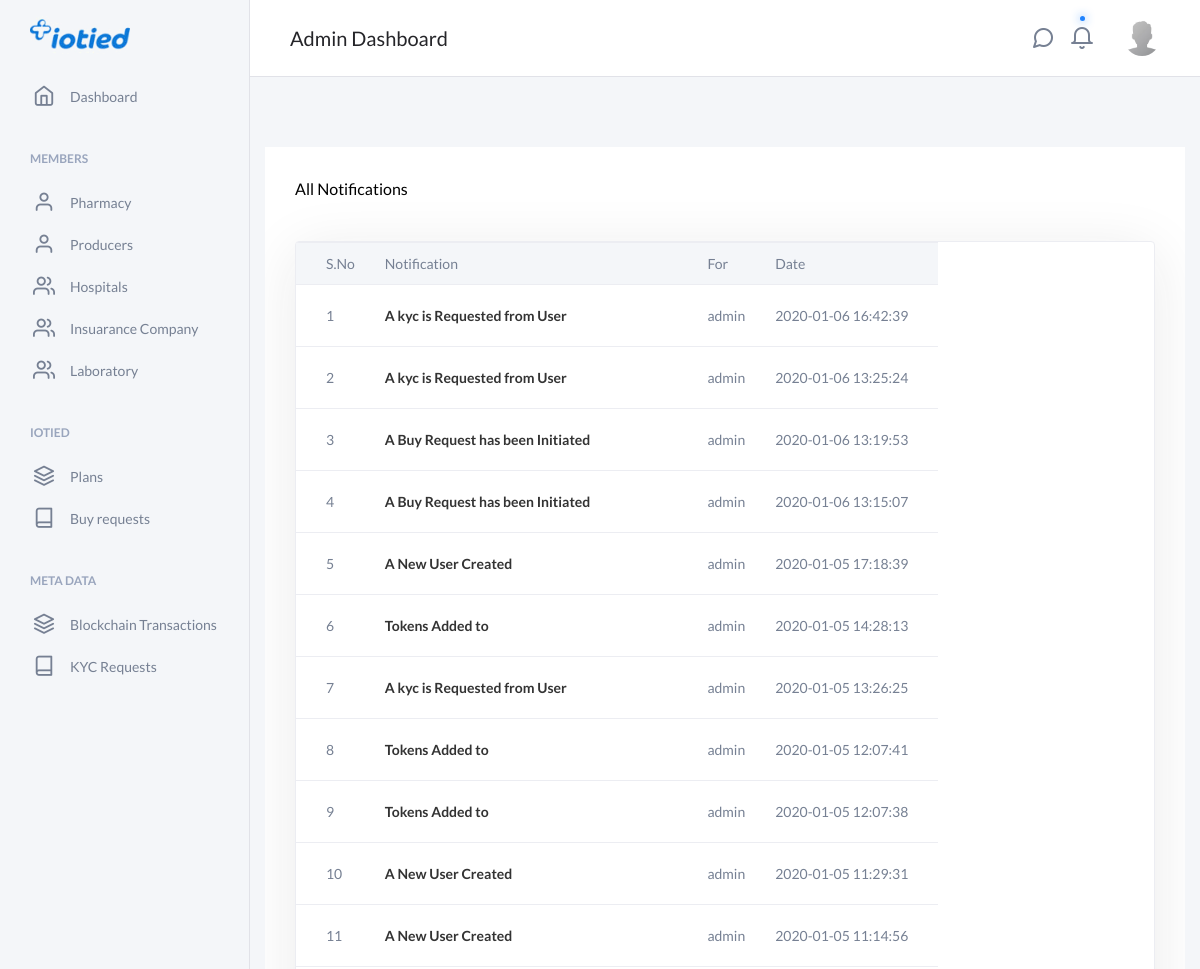
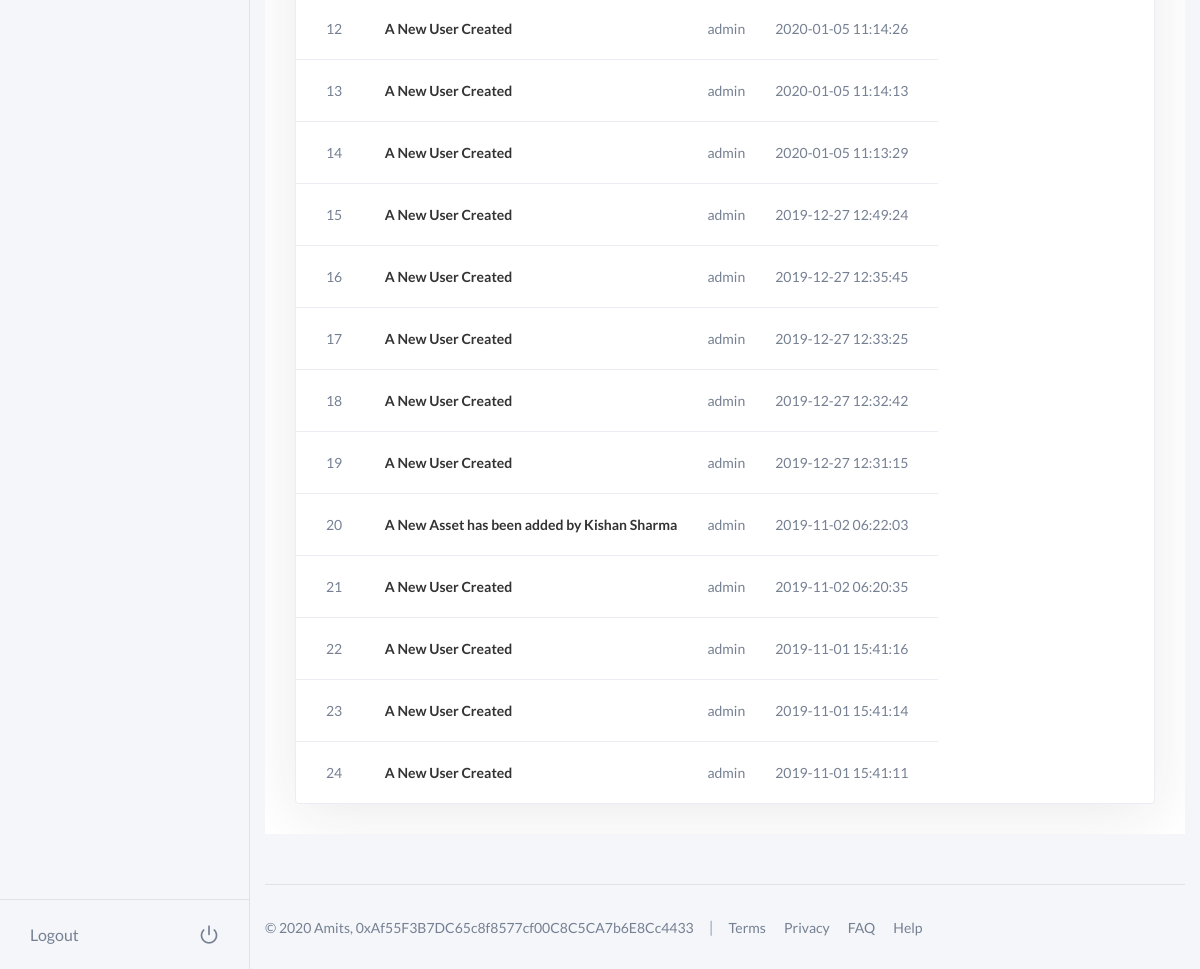
The page /admin/notification.php (signed in) on the database its author committed (2 pictures, top to bottom).
### tables this page shows
CREATE TABLE `notification` (
  `id` int(11) NOT NULL,
  `notification` text NOT NULL,
  `date` timestamp NOT NULL DEFAULT CURRENT_TIMESTAMP ON UPDATE CURRENT_TIMESTAMP,
  `for` varchar(100) NOT NULL DEFAULT '0',
  `user_id` int(11) NOT NULL DEFAULT '0',
  `status` varchar(20) NOT NULL DEFAULT 'Unread'
);

### administrator/function.php (called while the page is built, shortened)
<?php
  function authenticate_admin(){
    if(isset($_SESSION['administrator'], $_SESSION['loged_primitives']))
      {
         include 'connection.php';
          $pdo = new PDO($dsn, $user, $pass, $opt);
          try {
              $stmt = $pdo->prepare('SELECT * FROM administrator_super_user WHERE email = :user');
          } catch(PDOException $ex) {
              echo "An Error occured!";
              print_r($ex->getMessage());
          }
          $stmt->execute(['user' => $_SESSION['administrator']]);
          $administrator = $stmt->fetch();
          $pass = md5($administrator['password']);
           return $administrator;      }
      else
      {
        header('Location:index.php?choice=error&value=Session Out, Please do Login Again.');
      }
       return $administrator;
  }
     function fetch_all_popo($table){
         include 'connection.php';
         $pdo = new PDO($dsn, $user, $pass, $opt);
         try {
            $stmt = $pdo->prepare('SELECT * FROM `'.$table.'` ORDER BY date DESC');
            } catch(PDOException $ex) {
                echo "An Error occured!";
                print_r($ex->getMessage());
            }
            $stmt->execute();
            $user = $stmt->fetchAll();
            return $user;
    }
 function get_data_id_data_alll($table, $limits){
        include 'connection.php';
            $dsn = "mysql:host=$host;dbname=$db;charset=$charset";
            $opt = [
                PDO::ATTR_ERRMODE            => PDO::ERRMODE_EXCEPTION,
                PDO::ATTR_DEFAULT_FETCH_MODE => PDO::FETCH_ASSOC,
                PDO::ATTR_EMULATE_PREPARES   => false,
            ];
        $pdo = new PDO($dsn, $user, $pass, $opt);
      try {
          $stmt = $pdo->prepare('SELECT * FROM `'.$table.'` ORDER BY date DESC LIMIT '.$limits);
      } catch(PDOException $ex) {
          echo "An Error occured!";
          print_r($ex->getMessage());
      }
      $stmt->execute();
      $user = $stmt->fetchAll();
      return $user;
    }
 ?>

### admin/notification.php (the view, shortened to what this page needs)
<?php session_start();
    include '../administrator/connection.php';
    include '../administrator/function.php';
    $pdo_auth = authenticate_admin();
?>
<!doctype html>
<html lang="en">
<head>
    <link rel="stylesheet" href="../css/neat.minc619.css?v=1.0">
  </head>
  <body>
    <div class="o-page">
      <?php include 'sidebar_admin.php'; ?>
      <main class="o-page__content">
        <?php include 'header_admin.php'; ?>
        <div class="container-fluid">
          <div style="padding: 20px;"></div>
          <div class="row" style="min-height: 75vh">
            <div class="col-12">
              <div class="c-table-responsive@wide">
                 <div style="padding: 30px;background-color: #fff;">
                All Notifications </h3>
                  <div style="padding: 20px;"></div>
                   <table class="c-table">
                      <thead class="c-table__head">
                        <tr class="c-table__row">
                          <th class="c-table__cell c-table__cell--head">S.No</th>
                          <th class="c-table__cell c-table__cell--head">Notification</th>
                          <th class="c-table__cell c-table__cell--head">For</th>
                          <th class="c-table__cell c-table__cell--head">Date</th>
                        </tr>
                      </thead>
                      <tbody>
                        <?php
                          $user = fetch_all_popo("notification");
                            $i=1;
                            foreach($user as $key=>$value){
                              echo '<tr class="c-table__row">
                                    <td class="c-table__cell">'.$i.'</td>
                                    <td class="c-table__cell"><b style="color:#333;">'.$value['notification'].'</b></td>
                                    <td class="c-table__cell">'.$value['for'].'</td>
                                    <td class="c-table__cell">'.$value['date'].'</td>
                                  </tr>';
                                $i++;
                          }
                        ?>
                      </tbody>
                    </table>
                 </div>
              </div>
            </div>
          </div>
          <?php include '../footer.php'; ?>
        </div>
      </main>
    </div>
  </body>
</html>

### admin/sidebar_admin.php
<div class="o-page__sidebar js-page-sidebar">
        <aside class="c-sidebar">
          <div class="c-sidebar__brand">
            <a href="#"><img src="../img/logog.png" style="width: 100px;" alt="Iotied"></a>
          </div>
          <div class="c-sidebar__body">
            <ul class="c-sidebar__list">
              <li>
                <a class="c-sidebar__link" href="dashboard.php">
                  <i class="c-sidebar__icon feather icon-home"></i>Dashboard
                </a>
              </li>
            </ul>
            <span class="c-sidebar__title">Members</span>
            <ul class="c-sidebar__list">
              <li>
                <a class="c-sidebar__link" href="view_vendor.php?type=Pharmacy">
                  <i class="c-sidebar__icon feather icon-user"></i>Pharmacy
                </a>
              </li>
              <li>
                <a class="c-sidebar__link" href="view_producers.php">
                  <i class="c-sidebar__icon feather icon-user"></i>Producers
                </a>
              </li>
              <li>
                <a class="c-sidebar__link" href="view_vendor.php?type=Hospital">
                  <i class="c-sidebar__icon feather icon-users"></i>Hospitals
                </a>
              </li>
             <li>
                <a class="c-sidebar__link" href="view_vendor.php?type=Insuarance Company">
                  <i class="c-sidebar__icon feather icon-users"></i>Insuarance Company
                </a>
              </li>
              <li>
                <a class="c-sidebar__link" href="view_vendor.php?type=Laboratory">
                  <i class="c-sidebar__icon feather icon-users"></i>Laboratory
                </a>
              </li>
            </ul>
            <span class="c-sidebar__title">Iotied</span>
            <ul class="c-sidebar__list">
              <li>
                <a class="c-sidebar__link" href="view_plans.php">
                  <i class="c-sidebar__icon feather icon-layers"></i>Plans
                </a>
              </li>
              <li>
                <a class="c-sidebar__link" href="buy_requests.php">
                  <i class="c-sidebar__icon feather icon-book"></i>Buy requests
                </a>
              </li>
            </ul>
            <span class="c-sidebar__title">Meta Data </span>
            <ul class="c-sidebar__list">
              <li>
                <a class="c-sidebar__link" href="transactions.php">
                  <i class="c-sidebar__icon feather icon-layers"></i>Blockchain Transactions
                </a>
              </li>
              <li>
                <a class="c-sidebar__link" href="view_kyc.php">
                  <i class="c-sidebar__icon feather icon-book"></i>KYC Requests
                </a>
              </li>
            </ul>
          </div>
          <a class="c-sidebar__footer" href="logout.php">
            Logout <i class="c-sidebar__footer-icon feather icon-power"></i>
          </a>
        </aside>
      </div>

### admin/header_admin.php (shortened to what this page needs)
<header class="c-navbar u-mb-medium">
          <h2 class="c-navbar__title">Admin Dashboard</h2>
          <div class="c-dropdown dropdown u-mr-small">
            <div class="c-notification dropdown-toggle" id="dropdownMenuToggle1" data-toggle="dropdown" aria-haspopup="true" aria-expanded="false" role="button">
              <i class="c-notification__icon feather icon-message-circle"></i>
            </div>
          </div>
          <div class="c-dropdown dropdown u-mr-medium">
            <div class="c-notification has-indicator dropdown-toggle" id="dropdownMenuToggle2" data-toggle="dropdown" aria-haspopup="true" aria-expanded="false" role="button">
              <i class="c-notification__icon feather icon-bell"></i>
            </div>
              <?php $data = get_data_id_data_alll("notification", 8);
               ?>
          </div>
          <div class="c-dropdown dropdown">
            <div class="c-avatar c-avatar--xsmall dropdown-toggle" id="dropdownMenuAvatar" data-toggle="dropdown" aria-haspopup="true" aria-expanded="false" role="button">
              <img class="c-avatar__img" src="../img/download.jpg" alt="Adam Sandler">
            </div>
          </div>
        </header>

### footer.php
<div class="row">
            <div class="col-12">
              <footer class="c-footer">
                <p>© <?php echo date("Y"); ?> <?php echo $pdo_auth['name']; ?>, <?php echo $pdo_auth['tx_address']; ?></p>
                <span class="c-footer__divider">|</span>
                <nav>
                  <a class="c-footer__link" href="#">Terms</a>
                  <a class="c-footer__link" href="#">Privacy</a>
                  <a class="c-footer__link" href="#">FAQ</a>
                  <a class="c-footer__link" href="#">Help</a>
                </nav>
              </footer>
            </div>
          </div>

### rows shown on the page
notification: notification "A kyc is Requested from User", for "admin", date "2020-01-06 16:42:39"
notification: notification "A kyc is Requested from User", for "admin", date "2020-01-06 13:25:24"
notification: notification "A Buy Request has been Initiated", for "admin", date "2020-01-06 13:19:53"
notification: notification "A Buy Request has been Initiated", for "admin", date "2020-01-06 13:15:07"
notification: notification "A New User Created", for "admin", date "2020-01-05 17:18:39"
notification: notification "Tokens Added to", for "admin", date "2020-01-05 14:28:13"
notification: notification "A kyc is Requested from User", for "admin", date "2020-01-05 13:26:25"
notification: notification "Tokens Added to", for "admin", date "2020-01-05 12:07:41"
notification: notification "Tokens Added to", for "admin", date "2020-01-05 12:07:38"
notification: notification "A New User Created", for "admin", date "2020-01-05 11:29:31"
notification: notification "A New User Created", for "admin", date "2020-01-05 11:14:56"
notification: notification "A New User Created", for "admin", date "2020-01-05 11:14:26"
notification: notification "A New User Created", for "admin", date "2020-01-05 11:14:13"
notification: notification "A New User Created", for "admin", date "2020-01-05 11:13:29"
notification: notification "A New User Created", for "admin", date "2019-12-27 12:49:24"
notification: notification "A New User Created", for "admin", date "2019-12-27 12:35:45"
notification: notification "A New User Created", for "admin", date "2019-12-27 12:33:25"
notification: notification "A New User Created", for "admin", date "2019-12-27 12:32:42"
notification: notification "A New User Created", for "admin", date "2019-12-27 12:31:15"
notification: notification "A New Asset has been added by Kishan Sharma", for "admin", date "2019-11-02 06:22:03"
notification: notification "A New User Created", for "admin", date "2019-11-02 06:20:35"
notification: notification "A New User Created", for "admin", date "2019-11-01 15:41:16"
notification: notification "A New User Created", for "admin", date "2019-11-01 15:41:14"
notification: notification "A New User Created", for "admin", date "2019-11-01 15:41:11"

### other values the page prints
$pdo_auth['name'] "Amits"
$pdo_auth['tx_address'] "0xAf55F3B7DC65c8f8577cf00C8C5CA7b6E8Cc4433"
